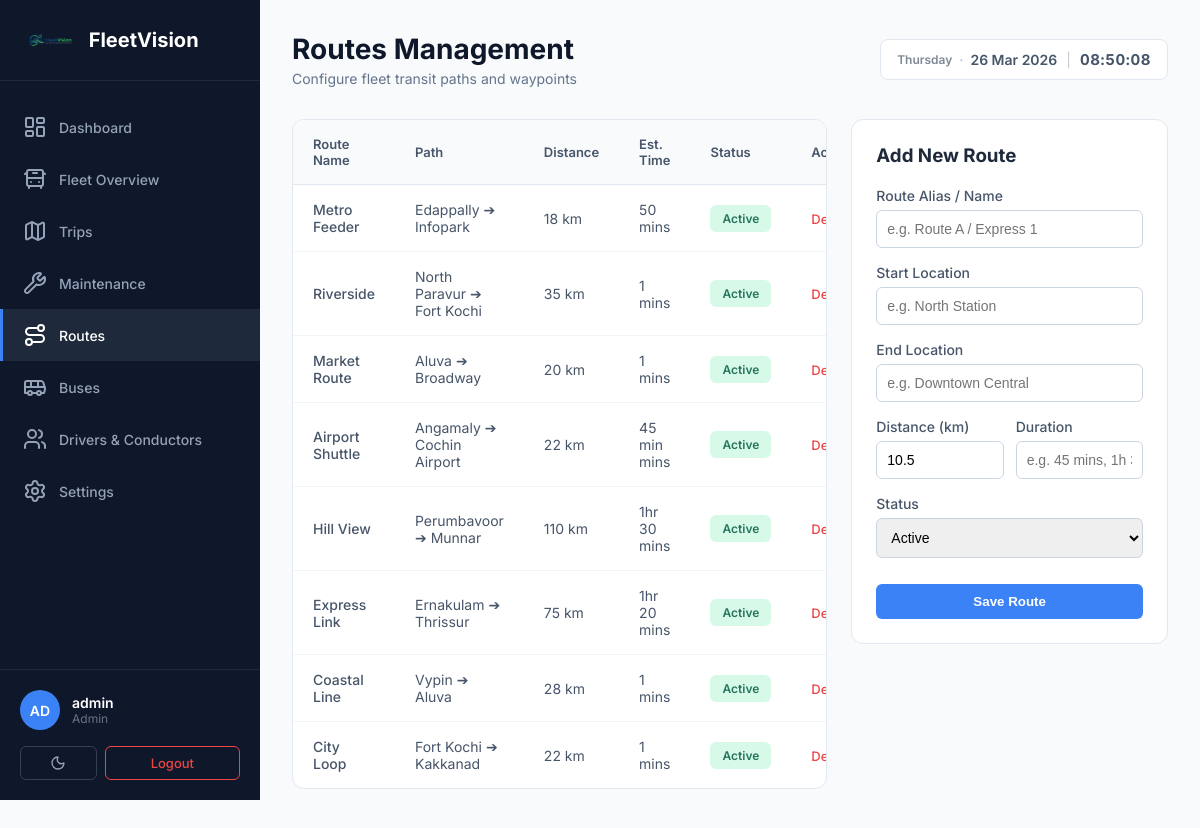
The app's page /routes.php (signed in) with its own data.
### tables this page shows
CREATE TABLE routes (
        id INTEGER PRIMARY KEY AUTOINCREMENT,
        route_name TEXT NOT NULL,
        start_location TEXT,
        end_location TEXT,
        distance REAL,
        estimated_duration INTEGER, -- stored in minutes
        status TEXT DEFAULT 'active',
        created_at DATETIME DEFAULT CURRENT_TIMESTAMP
    );

### routes.php (the view, shortened to what this page needs)
<?php
require_once __DIR__ . '/includes/db.php';
$stmt = $pdo->query("SELECT * FROM routes ORDER BY id DESC");
$routes = $stmt->fetchAll(PDO::FETCH_ASSOC);
include __DIR__ . '/includes/header.php';
?>
<header class="top-header">
    <div class="header-left">
        <h1 class="page-title">Routes Management</h1>
        <p class="page-subtitle">Configure fleet transit paths and waypoints</p>
    </div>
    <div class="header-right">
        <div class="date-display"></div>
    </div>
</header>
<section class="content-section">
    <div class="users-container">
        <div class="users-list table-container">
            <table class="data-table">
                <thead>
                    <tr>
                        <th>Route Name</th>
                        <th>Path</th>
                        <th>Distance</th>
                        <th>Est. Time</th>
                        <th>Status</th>
                        <th>Action</th>
                    </tr>
                </thead>
                <tbody>
                    <?php if (count($routes) > 0): ?>
                        <?php foreach ($routes as $r): ?>
                            <?php
                            $jsdata = htmlspecialchars(json_encode([
                                'id' => $r['id'], 'route_name'=> $r['route_name'], 'start_location'=>$r['start_location'], 'end_location'=>$r['end_location'], 'distance'=>$r['distance'], 'estimated_duration'=>$r['estimated_duration'], 'status'=>$r['status']
                            ]), ENT_QUOTES, 'UTF-8');
                            ?>
                            <tr onclick="editRoute(this)" data-route="<?php echo $jsdata; ?>" class="hover-row" style="cursor: pointer;" title="Click to edit">
                                <td style="font-weight: 500;"><?php echo htmlspecialchars($r['route_name']); ?></td>
                                <td><?php echo htmlspecialchars($r['start_location'] . ' ➔ ' . $r['end_location']); ?></td>
                                <td><?php echo $r['distance']; ?> km</td>
                                <td><?php echo $r['estimated_duration']; ?> mins</td>
                                <td><span class="status-badge <?php echo $r['status'] === 'active' ? 'active' : 'idle'; ?>"><?php echo ucfirst(htmlspecialchars($r['status'])); ?></span></td>
                                <td>
                                    <a href="routes.php?delete_id=<?php echo $r['id']; ?>" style="color: #ef4444; font-size: 13px; font-weight: 500; text-decoration: none;" onclick="event.stopPropagation(); return confirm('Delete route? Associated buses will be unassigned from this route.');">Delete</a>
                                </td>
                            </tr>
                        <?php endforeach; ?>
                    <?php else: ?>
                        <tr><td colspan="6" style="text-align: center;">No routes defined yet.</td></tr>
                    <?php endif; ?>
                </tbody>
            </table>
        </div>
        <div class="user-form-card">
            <h3 id="form-title" style="margin-bottom: 20px;">Add New Route</h3>
            <form method="POST" action="routes.php" id="route-form">
                <div class="form-group"><label class="form-label">Route Alias / Name</label><input type="text" name="route_name" id="form-route_name" class="form-input" placeholder="e.g. Route A / Express 1" required></div>
                <div class="form-group"><label class="form-label">Start Location</label><input type="text" name="start_location" id="form-start_location" class="form-input" placeholder="e.g. North Station"></div>
                <div class="form-group"><label class="form-label">End Location</label><input type="text" name="end_location" id="form-end_location" class="form-input" placeholder="e.g. Downtown Central"></div>
                <div style="display: flex; gap: 12px; margin-bottom: 16px;">
                    <div style="flex: 1;"><label class="form-label">Distance (km)</label><input type="number" step="0.1" name="distance" id="form-distance" class="form-input" value="10.5"></div>
                    <div style="flex: 1;"><label class="form-label">Duration</label><input type="text" name="estimated_duration" id="form-estimated_duration" class="form-input" placeholder="e.g. 45 mins, 1h 30m"></div>
                </div>
                <div class="form-group">
                    <label class="form-label">Status</label>
                    <select name="status" id="form-status" class="form-select">
                        <option value="active">Active</option>
                    </select>
                </div>
                <button type="submit" class="btn-submit" id="btn-submit" style="margin-top: 10px;">Save Route</button>
            </form>
        </div>
    </div>
</section>
<?php include __DIR__ . '/includes/footer.php'; ?>

### dashboard.css (style rules this page uses)
* { margin: 0; padding: 0; box-sizing: border-box; }
body { font-family: 'Inter', -apple-system, BlinkMacSystemFont, 'Segoe UI', sans-serif; background: #f8fafc; color: #1e293b; }
.top-header { display: flex; justify-content: space-between; align-items: center; margin-bottom: 32px; }
.header-left { flex: 1; }
.page-title { font-size: 28px; font-weight: 700; color: #0f172a; margin-bottom: 4px; }
.page-subtitle { font-size: 14px; color: #64748b; }
.header-right { display: flex; align-items: center; gap: 16px; }
.date-display { background: white; padding: 10px 16px; border-radius: 8px; font-size: 14px; color: #475569; border: 1px solid #e2e8f0; display: inline-flex; align-items: center; gap: 2px; white-space: nowrap; }
.content-section { margin-bottom: 40px; }
.table-container { background: white; border-radius: 12px; border: 1px solid #e2e8f0; overflow: hidden; }
.data-table { width: 100%; border-collapse: collapse; }
.data-table thead { background: #f8fafc; }
.data-table th { padding: 16px 20px; text-align: left; font-size: 13px; font-weight: 600; color: #475569; border-bottom: 1px solid #e2e8f0; }
.data-table td { padding: 16px 20px; font-size: 14px; color: #475569; border-bottom: 1px solid #f1f5f9; }
.data-table tbody tr:last-child td { border-bottom: none; }
.status-badge { display: inline-block; padding: 6px 12px; border-radius: 6px; font-size: 12px; font-weight: 600; }
.status-badge.active { background: #d1fae5; color: #065f46; }
.user-form-card { background: white; padding: 24px; border-radius: 12px; border: 1px solid #e2e8f0; }

### routes.php (style rules this page uses)
.users-container { display: flex; gap: 24px; align-items: flex-start; }
.users-list { flex: 2; }
.user-form-card { flex: 1; background: white; padding: 24px; border-radius: 12px; border: 1px solid #e2e8f0; position: sticky; top: 24px; }
.form-group { margin-bottom: 16px; }
.form-label { display: block; margin-bottom: 6px; font-size: 14px; font-weight: 500; color: #475569; }
.form-input, .form-select { width: 100%; padding: 10px; border: 1px solid #cbd5e1; border-radius: 6px; font-size: 14px; box-sizing: border-box; }
.btn-submit { width: 100%; padding: 10px; background: #3b82f6; color: white; border: none; border-radius: 6px; font-weight: 600; cursor: pointer; transition: background 0.2s; }
.hover-row { transition: background-color 0.2s ease; }

### records on screen
routes: route_name "Metro Feeder", start_location+end_location "Edappally ➔ Infopark", distance "18", estimated_duration "50", status "Active"
routes: route_name "Riverside", start_location+end_location "North Paravur ➔ Fort Kochi", distance "35", estimated_duration "1", status "Active"
routes: route_name "Market Route", start_location+end_location "Aluva ➔ Broadway", distance "20", estimated_duration "1", status "Active"
routes: route_name "Airport Shuttle", start_location+end_location "Angamaly ➔ Cochin Airport", distance "22", estimated_duration "45 min", status "Active"
routes: route_name "Hill View", start_location+end_location "Perumbavoor ➔ Munnar", distance "110", estimated_duration "1hr 30", status "Active"
routes: route_name "Express Link", start_location+end_location "Ernakulam ➔ Thrissur", distance "75", estimated_duration "1hr 20", status "Active"
routes: route_name "Coastal Line", start_location+end_location "Vypin ➔ Aluva", distance "28", estimated_duration "1", status "Active"
routes: route_name "City Loop", start_location+end_location "Fort Kochi ➔ Kakkanad", distance "22", estimated_duration "1", status "Active"

### other values on screen
$username_initials "AD"
$current_username "admin"
$_SESSION['role'] "Admin"
